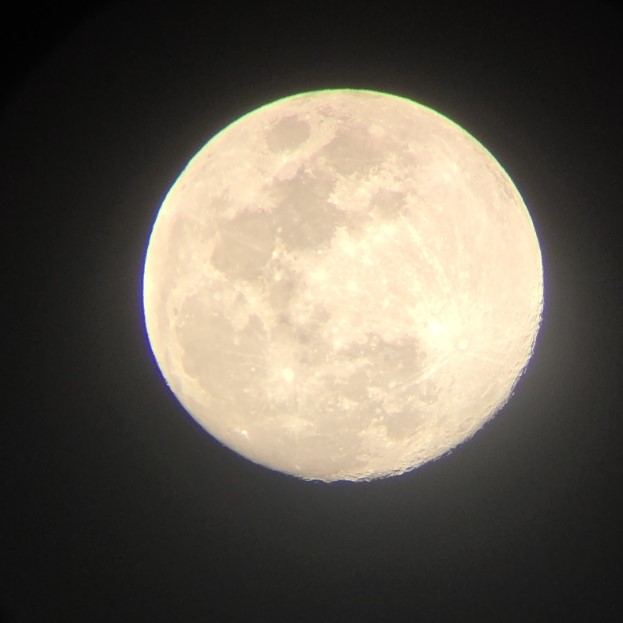
#> input picture Moon_img.jpg, 623 x 623 px, found by its file name
$ python img_join.py
#> lines starting #> are read from the running program, lines starting #| are printed output that depends on the picture
from PIL import Image

# Open the first image
image1 = Image.open("D:\ITESO 1 Semestre\Algoritmos y Programación\Python\BIOROBOTFMS\Moon_img.jpg")
#> image1 is the input picture: PIL image 623x623 RGB; mean R, G, B 100.2, 93.2, 81.9

# Open the second image
image2 = Image.open("D:\ITESO 1 Semestre\Algoritmos y Programación\Python\BIOROBOTFMS\Moon_img.jpg")

# Get the size of the images
width1, height1 = image1.size
#> width1 = 623; height1 = 623
width2, height2 = image2.size
#> width2 = 623; height2 = 623

# Create a new image with a width that is the sum of both images' widths and the height of the taller image
new_image = Image.new('RGB', (width1 + width2, max(height1, height2)))
#> new_image: PIL image 1246x623 RGB; every value is 0

# Paste the first image at (0, 0)
new_image.paste(image1, (0, 0))
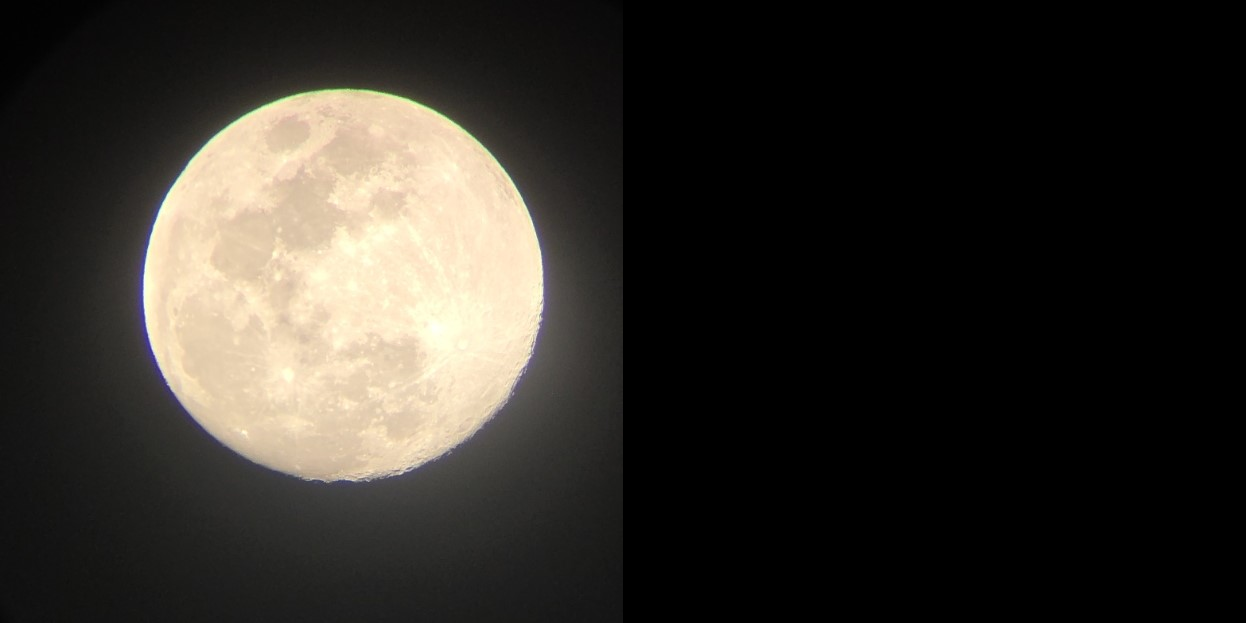
#> new_image: PIL image 1246x623 RGB; mean R, G, B 50.1, 46.6, 41

# Paste the second image at (width1, 0)
new_image.paste(image2, (width1, 0))
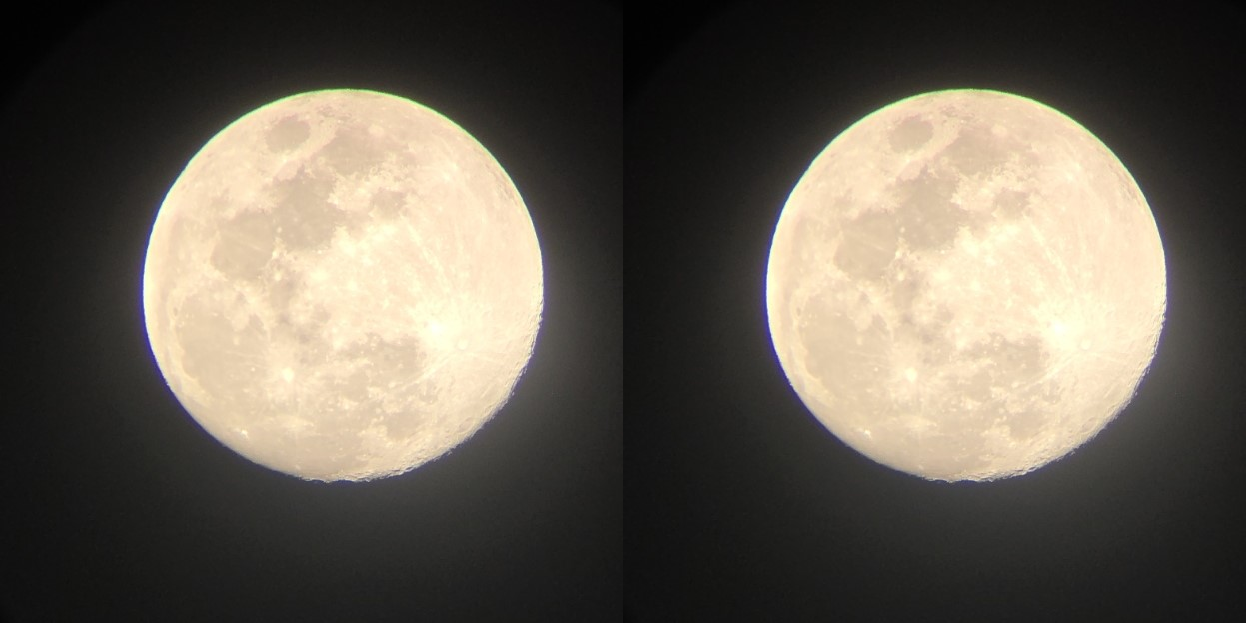
#> new_image: PIL image 1246x623 RGB; mean R, G, B 100.2, 93.2, 81.9

# Save the new image
new_image.save("joined_image.jpg")

print("The images have been joined and saved as joined_image.jpg")
